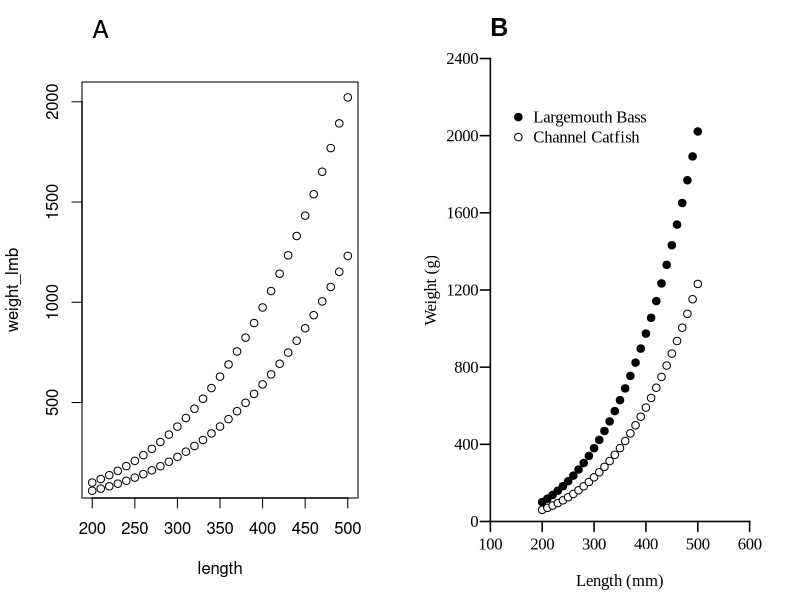

Write R code to recreate this figure.
#set working directory, you select this on your computer
setwd("your/directory/here")

#generate length and weight data for Channel Catfish and Largemouth Bass
length <- seq(from = 200, to = 500, by = 10)
#a and b values from Fisheries Techniques Ws equations
a_lmb <- (-5.528)
b_lmb <- 3.273
a_cat <- (-5.800)
b_cat <- (3.294)
weight_lmb <- 10^(a_lmb + b_lmb * log10(length))
weight_cat <- 10^(a_cat + b_cat * log10(length))

#begin .tiff file of the following two panel figure, finished and saved at line 45
tiff("baseR_figure.tiff", width = 20.32, height = 7.62, units = "cm", res = 300)
#one row, two panels
par(mfrow = c(1,2))

#make default plot
plot(length, weight_lmb)
#add points to default plot
points(length, weight_cat)
#add panel label A to default plot
mtext("A", at = min(length), adj = 0, line = 2, cex = 1.5)

#make custom figure that meets AFS style guidelines, first set plotting parameters (e.g., a serif font)
par(family = "Times New Roman", mar = c(3,4,2,2), mgp = c(3,.6,0))
#make custom plot
plot(length, weight_lmb, axes = FALSE, xlab = NA, ylab = NA, ylim = c(0,2400), xlim = c(100,600), pch = 19)
#add points for catfish
points(length, weight_cat, pch = 21, bg = "white")
#build x-axis
axis(1, pos = 0, at = seq(100,600, by = 100), lwd = 1.5)
#build y-axis
axis(2, pos = 100, at = seq(0,2400, by = 400), las = 1, lwd = 1.5)
#add x-axis label
mtext("Length (mm)", side = 1, line = 1.5)
#add y-axis label
mtext("Weight (g)", side = 2, line = 2)
#add panel label B to custom plot
mtext(expression(bold("B")), at = 100, adj = 0, line = 0, cex = 1.5, family = "Arial")
#add legend
legend(125, 2200, c("Largemouth Bass", "Channel Catfish"), pch = c(19,1), bty = "n")
#finish plot and save to disk
dev.off()
